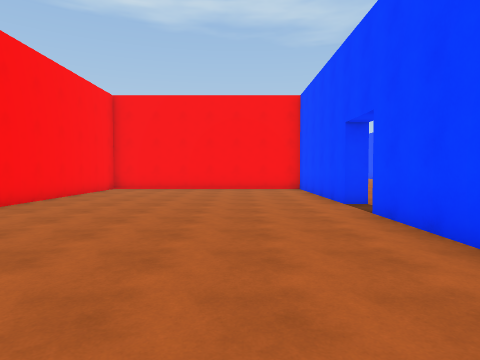
[1] (above)

16 first-person views from a walk through a 3-D level made in the Unity game engine. The camera is 1.5 m above the floor, tilts 2° down and sees 75° across. The floor is counted in squares, 2 m on a side. Each view is taken from the middle of a square. On the plan, view 1 faces up. The plan holds only what a view shows up to about 10 squares ahead; the rest is blank. The place goes on beyond the plan. The player character is not drawn.

[2]
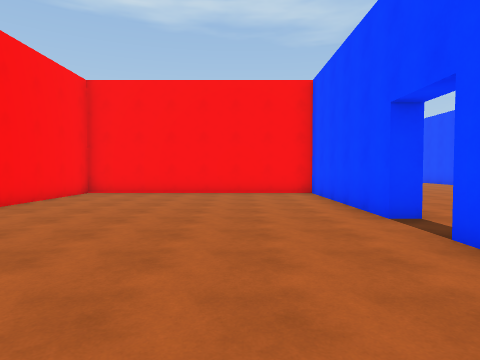

[3]
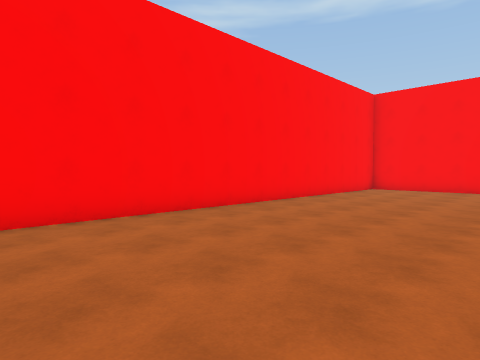

[4]
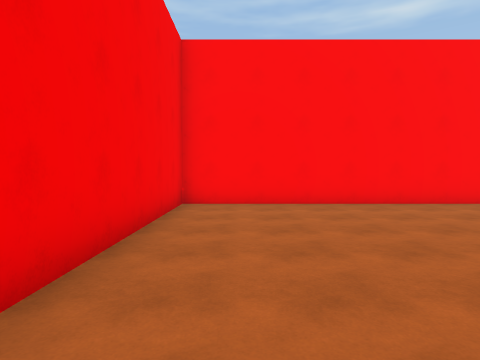

[5]
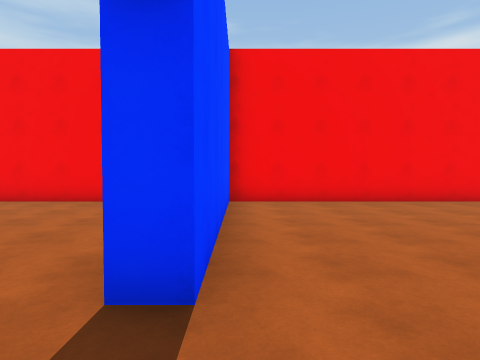

[6]
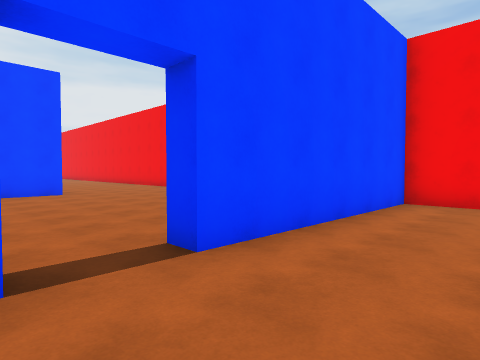

[7]
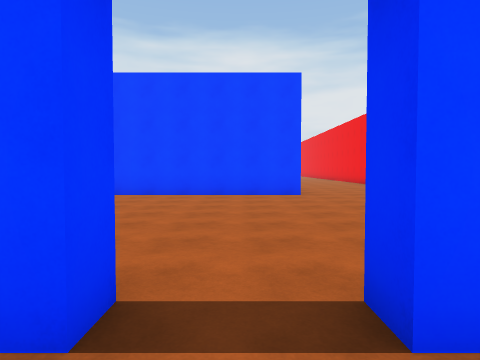

[8]
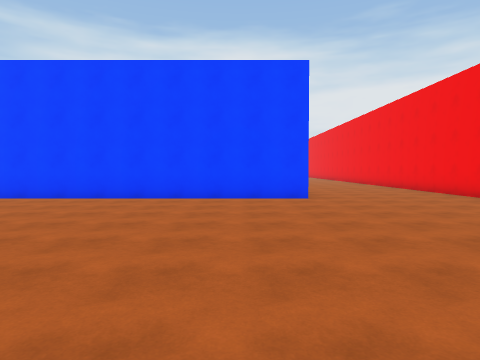

[9]
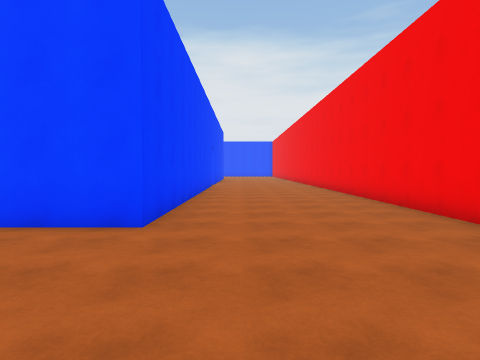

[10]
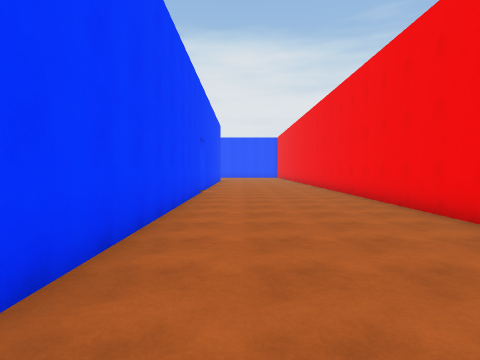

[11]
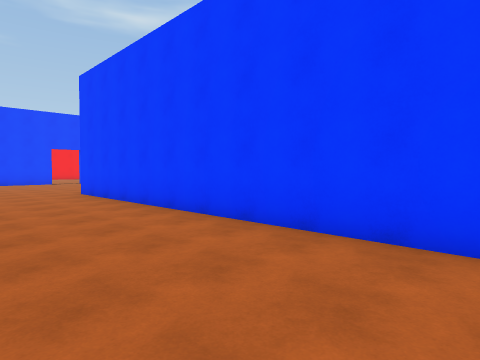

[12]
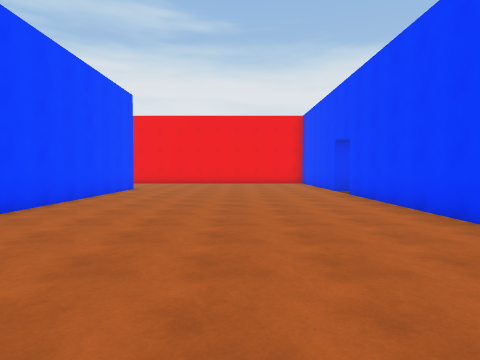

[13]
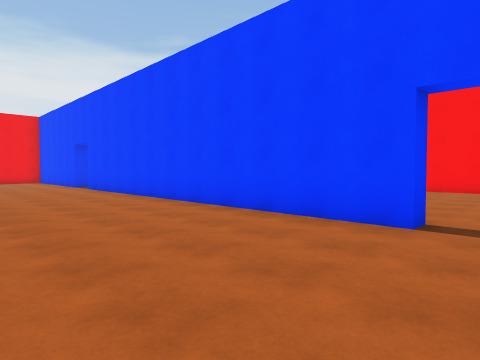

[14]
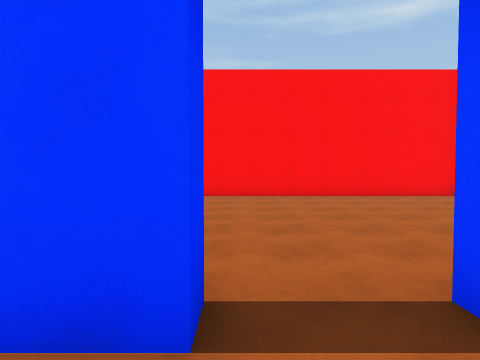

[15]
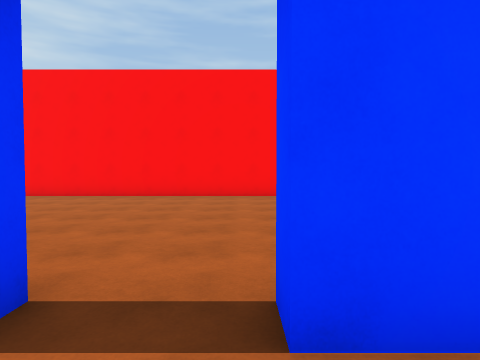

[16]
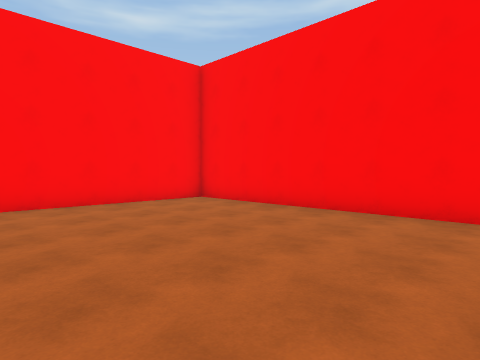

### Floor plan
Points are (right, up) in squares from view 1. A wall is a line through its corners. A room is listed if a view was taken in it or the views show most of it. See-through windows are left out.
Room 1 (views 1, 2, 3, 4, 5, 6, 7, 8)
walls: (2.7, 6.7) (2.3, 6.7) (2.3, 11.8) (-4.7, 11.8) (-4.7, -0.3) (2.3, -0.3) (2.3, 5.3)
ways out: opening at (3, 6) to room 2
Room 2 (views 9, 10, 11, 12, 13, 14, 15)
walls: (2.7, 20) (2.7, 19.2); (2.7, 17.8) (2.7, 6.7); (2.3, 5.3) (2.8, 5.3); (19.9, 4.3) (10, 4.3) (10, 12.2); (10.1, -0.3) (20, -0.3); (5.1, -0.3) (7.6, -0.3)
ways out: opening at (3, 6) to room 1; opening at (3, 18.5) to room 3; gap at (20, 5)
Room 3 (view 16)
walls: (2.1, 17.8) (2.7, 17.8); (2.7, 19.2) (2.2, 19.2); (1.4, 24.3) (-4.7, 24.3) (-4.7, 12.9)
ways out: opening at (3, 18.5) to room 2

Positions as (right, up) in squares from view 1, and headings:
1: (0, 0), facing up
2: (0, 2), facing up
3: (0, 0), facing up-left
4: (2, 1), facing left
5: (2, 7), facing down
6: (0, 7), facing down-right
7: (1, 6), facing right
8: (2, 6), facing right
9: (6, 3), facing right
10: (10, 3), facing right
11: (20, 1), facing up-left
12: (6, 16), facing down
13: (7, 19), facing down-left
14: (4, 18), facing left
15: (4, 19), facing left
16: (2, 19), facing up-left
